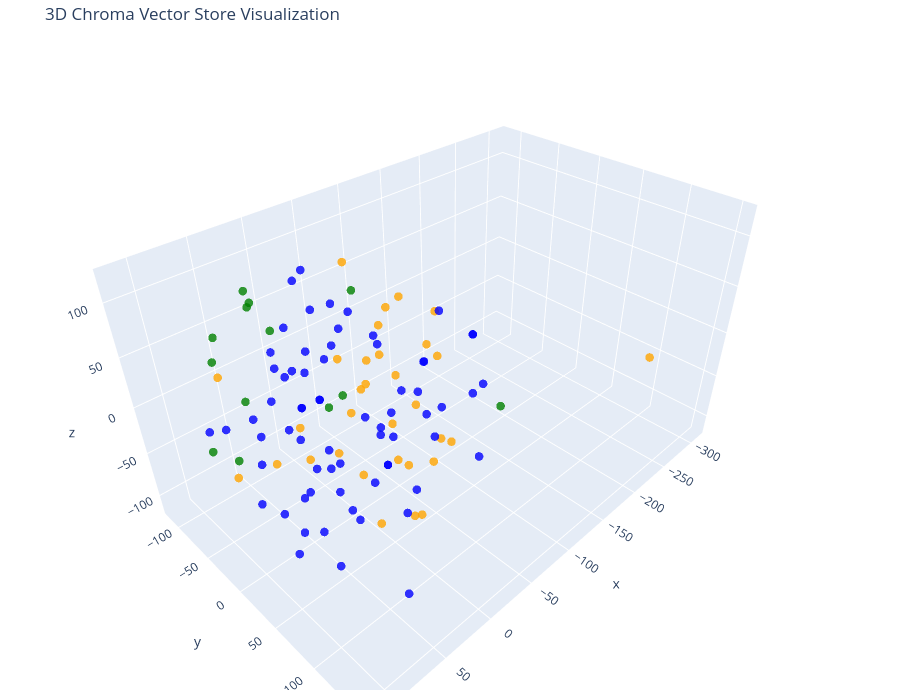

This figure's notebook cell:
### Code cell
# Representacion en 3D
tsne = TSNE(n_components=3, random_state=42)
reduced_vectors = tsne.fit_transform(vectors)

# Create the 3D scatter plot
fig = go.Figure(data=[go.Scatter3d(
    x=reduced_vectors[:, 0],
    y=reduced_vectors[:, 1],
    z=reduced_vectors[:, 2],
    mode='markers',
    marker=dict(size=5, color=colors, opacity=0.8),
    text=[f"Type: {t}<br>Text: {d[:100]}..." for t, d in zip(doc_types, documents)],
    hoverinfo='text'
)])

fig.update_layout(
    title='3D Chroma Vector Store Visualization',
    scene=dict(xaxis_title='x', yaxis_title='y', zaxis_title='z'),
    width=900,
    height=700,
    margin=dict(r=10, b=10, l=10, t=40)
)

fig.show()

### Figure 1 — Plotly figure (JSON) as saved in the notebook; plotly's stock layout.template omitted (floating-point values rounded to 4 significant figures)
{"data": [{"hoverinfo": "text", "marker": {"color": ["orange", "orange", "orange", "orange", "orange", "orange", "orange", "orange", "orange", "orange", "orange", "orange", "orange", "orange", "orange", "orange", "orange", "orange", "orange", "orange", "orange", "orange", "orange", "orange", "orange", "orange", "orange", "orange", "orange", "orange", "orange", "orange", "green", "green", "green", "green", "green", "green", "green", "green", "green", "green", "green", "green", "green", "blue", "blue", "blue", "blue", "blue", "blue", "blue", "blue", "blue", "blue", "blue", "blue", "blue", "blue", "blue", "blue", "blue", "blue", "blue", "blue", "blue", "blue", "blue", "blue", "blue", "blue", "blue", "blue", "blue", "blue", "blue", "blue", "blue", "blue", "blue", "blue", "blue", "blue", "blue", "blue", "blue", "blue", "blue", "blue", "blue", "blue", "blue", "blue", "blue", "blue", "blue", "blue", "blue", "blue", "blue", "blue", "blue", "blue", "blue", "blue", "blue", "blue", "blue", "blue", "blue", "blue", "blue", "blue"], "opacity": 0.8, "size": 5}, "mode": "markers", "text": ["Type: compañia<br>Text: # Empleo en AgroLLM\n\n## ¿Por qué unirte a AgroLLM?\n\nEn AgroLLM no solo desarrollamos software: estam...", "Type: compañia<br>Text: Tras alcanzar un pico de 200 empleados en 2020 con presencia en todo el archipiélago, realizamos una...", "Type: compañia<br>Text: ### Nuestra Cultura\n\nVivimos bajo nuestros valores fundamentales cada día:\n\n- **Innovación en el Cam...", "Type: compañia<br>Text: ### Qué Ofrecemos\n\n- Salario competitivo en el sector tecnológico español con posibilidad de incenti...", "Type: compañia<br>Text: ## Oportunidades Actuales\n\n### Ingeniería y Sistemas de IA\n\n**Ingeniero/a Senior Full Stack (Django ...", "Type: compañia<br>Text: **Ingeniero/a de Software Backend (Especialista en RAG / LangChain)** - Santa Cruz de Tenerife / Las...", "Type: compañia<br>Text: **Ingeniero/a DevOps / Cloud SRE** - Santa Cruz de Tenerife / Remoto\n\n- Gestionar nuestra infraestru...", "Type: compañia<br>Text: **Ingeniero/a de Datos (Data Engineer)** - Las Palmas de Gran Canaria / Remoto\n\n- Diseñar y automati...", "Type: compañia<br>Text: ### Producto y Éxito del Cliente\n\n**Product Manager (AgTech SaaS)** - Santa Cruz de Tenerife / Remot...", "Type: compañia<br>Text: **Key Account Manager / Desarrollo de Negocio B2B** - Las Palmas de Gran Canaria / Arrecife (Lanzaro...", "Type: compañia<br>Text: ## Cómo inscribirse\n\nVisita nuestro portal de empleo en [careers.agrollm.com](https://www.google.com...", "Type: compañia<br>Text: # Cultura de AgroLLM\n\n## Declaración de Visión\n\nRevolucionar el sector agropecuario mediante tecnolo...", "Type: compañia<br>Text: ## Valores Fundamentales\n\n### Innovación en el Campo (Innovation First)\n\nDesafiamos los métodos trad...", "Type: compañia<br>Text: ### Transparencia y Rigor Técnico\n\nOperamos bajo el principio de la máxima fiabilidad en la informac...", "Type: compañia<br>Text: ## Propuesta de Valor para el Empleado (EVP)\n\n**Construye el futuro del AgTech con un equipo técnico...", "Type: compañia<br>Text: - **Impacto de Alto Valor**: Tu código y tus modelos de datos moldearán productos que optimizan 32 g...", "Type: compañia<br>Text: - **Compensación Competitiva**: Salario líder en el sector tecnológico español, posibilidad de incen...", "Type: compañia<br>Text: # Descripción General de AgroLLM\n\nAgroLLM es una firma innovadora de tecnología agrícola (AgTech) qu...", "Type: compañia<br>Text: ### Módulos Técnicos y de Campo\n\n- **FitoLLM (Sanidad Vegetal)**: módulo basado en visión por comput...", "Type: compañia<br>Text: ### Módulos Económicos y de Infraestructura\n\n- **MercaLLM (Marketplace Agrícola)**: mercado digital ...", "Type: compañia<br>Text: ## Escala e Impacto\n\nA pesar de contar con un equipo compacto, AgroLLM ha consolidado un portafolio ...", "Type: compañia<br>Text: ## Desglose del Portafolio de Clientes\n\nLos 32 contratos activos de AgroLLM abarcan todo el espectro...", "Type: compañia<br>Text: - **Gestión de Precios y Mercados (PrecioLLM)**: 7 contratos comerciales con federaciones de exporta...", "Type: compañia<br>Text: - **Especialización en Fruta Subtropical (FrutaLLM)**: 3 contratos con las mayores organizaciones de...", "Type: compañia<br>Text: # Sobre AgroLLM\n\nAgroLLM fue fundada por Samuel Lorenzo en 2020 como una startup de tecnología agríc...", "Type: compañia<br>Text: Para el año 2026, AgroLLM había alcanzado un pico de 200 empleados con 12 oficinas distribuidas por ...", "Type: compañia<br>Text: Sin embargo, la complejidad operativa de mantener tantas sedes físicas y el desafío de la alfabetiza...", "Type: compañia<br>Text: en Santa Cruz de Tenerife, junto con pequeñas oficinas satélite en mercados clave y zonas de medianí...", "Type: compañia<br>Text: ## Ecosistema Actual de 8 Plataformas\n\nDesde la reestructuración, AgroLLM continuó innovando, expand...", "Type: compañia<br>Text: - **PrecioLLM (Mercados y Costes)**: Un sistema que procesa los boletines semanales de precios en or...", "Type: compañia<br>Text: - **AguaLLM (Gestión Hídrica)**: Una plataforma de optimización hídrica para calcular la necesidad d...", "Type: compañia<br>Text: La técnica de sus nuevos módulos de Inteligencia Artificial, AgroLLM consiguió dar servicio desde el...", "Type: empleados<br>Text: # Alejandro Castro\n\n## Resumen\n\n-   **Fecha de nacimiento:** 24 de junio de 1981\n-   **Puesto:** Ing...", "Type: empleados<br>Text: ## Progresión de carrera en la Cooperativa\n\n-  **Marzo 2012 - Presente:** Director Técnico de Campo....", "Type: empleados<br>Text: ## Historial de rendimiento anual\n\n-   **2023:** Calificación: 4.8/5. Excelente integración con el e...", "Type: empleados<br>Text: # Alejandro Herrera\n\n## Resumen\n\n-   **Fecha de nacimiento:** 11 de noviembre de 1988\n-   **Puesto:*...", "Type: empleados<br>Text: ## Progresión de carrera en la Cooperativa\n\n-   **Septiembre 2018 - Presente:** Responsable de Contr...", "Type: empleados<br>Text: # Alejandro Toledo\n\n## Resumen\n\n-   **Fecha de nacimiento:** 3 de mayo de 1985\n-   **Puesto:** Direc...", "Type: empleados<br>Text: ## Historial de rendimiento anual\n\n-   **2023:** Calificación: 4.9/5. Logró recuperar el 100% de los...", "Type: empleados<br>Text: # Alicia Lancaster\n## Resumen\n\n-   **Fecha de nacimiento:** 14 de marzo de 1994\n-   **Puesto:** Gest...", "Type: empleados<br>Text: ## Historial de rendimiento anual\n\n-  **2023:** Calificación: 4.6/5. Redujo los tiempos de procesami...", "Type: empleados<br>Text: # Jose Arcadio Lorenzo\n\n## Resumen\n\n-   **Fecha de nacimiento:** 8 de mayo de 1781\n-   **Condición:*...", "Type: empleados<br>Text: ## Perfil y Explotación Agrícola\n\n-   **Variedad de Cultivo:** Plátano de Canarias (principalmente c...", "Type: empleados<br>Text: ## Historial de Entregas y Rendimiento (Campañas Recientes)\n\n-   **Campaña 2023:** - **Volumen Total...", "Type: empleados<br>Text: ## Notas de Interacción y Gestión Digital\n\n-   **Nivel de Adopción Tecnológica:** Medio-Alto. Utiliz...", "Type: productos<br>Text: # AguaLLM\n\n## Resumen de la plataforma\n\nAguaLLM es la plataforma de gestión hídrica y optimización ...", "Type: productos<br>Text: ## Características principales\n\n### 1. Calculadora inteligente de evapotranspiración (ETc)\n\nUn motor...", "Type: productos<br>Text: ### 3. Módulo de gestión de suelos volcánicos y \"picón\"\n\nUn sistema de recomendación adaptado a las ...", "Type: productos<br>Text: ### 5. Optimización de redes de riego por goteo y aspersión\n\nManuales técnicos y esquemas de ingenie...", "Type: productos<br>Text: ### 7. Integración con el cuaderno de campo digital (SIEX)\n\nConexión directa con la normativa del cu...", "Type: productos<br>Text: ### 9. Simulador de eficiencia energética en bombeos\n\nHerramienta analítica que evalúa los costes el...", "Type: productos<br>Text: - **Plan Heredamiento / Comunidad Local:** 6.000 €/mes para comunidades de regantes tradicionales u ...", "Type: productos<br>Text: ## Hoja de ruta de desarrollo (roadmap)\n\nLa hoja de ruta tecnológica de AguaLLM contempla los siguie...", "Type: productos<br>Text: - **Q2 2025:** lanzamiento de AguaLLM versión 1.0 con el motor RAG core para consultas regulatorias ...", "Type: productos<br>Text: - **Q4 2027:** adaptación y expansión de la plataforma a cuencas hidrográficas de la península ibéri...", "Type: productos<br>Text: > AguaLLM transforma la gestión del agua de un desafío diario de supervivencia a una ciencia exacta,...", "Type: productos<br>Text: # PrecioLLM\n\n## Resumen de la plataforma\n\n**PrecioLLM** es la plataforma de análisis económico y ges...", "Type: productos<br>Text: ## Características principales\n\n### 1. Motor de ingesta multimodal de boletines de precios\n\nUna avan...", "Type: productos<br>Text: ### 3. Módulo de análisis de costes de insumos (fertilizantes y energía)\n\nCapacidades especializadas...", "Type: productos<br>Text: ### 5. Evaluación de explotaciones de cultivo subtropical (aguacate y plátano)\n\nModelos avanzados de...", "Type: productos<br>Text: ### 7. Cuadro de mando de gestión del margen comercial (cooperativas)\n\nMétricas avanzadas a nivel de...", "Type: productos<br>Text: ### 9. Integración con el módulo de subvenciones (PoseiLLM / PAC)\n\nConexión directa con el asistente...", "Type: productos<br>Text: - **Plan Cooperativa Local:** 6.000 €/mes para cooperativas agrícolas regionales u Oficinas de Exten...", "Type: productos<br>Text: *Todos los planes incluyen los servicios iniciales de despliegue, la indexación de los históricos de...", "Type: productos<br>Text: - **Q2 2025:** lanzamiento de PrecioLLM v1.0 con el motor RAG core para consulta de boletines de pre...", "Type: productos<br>Text: - **Q4 2027:** expansión del producto al mercado peninsular español e internacionalización del softw...", "Type: productos<br>Text: > PrecioLLM dota a los técnicos y gestores del sector primario de la capacidad de defender el valor ...", "Type: productos<br>Text: # PrecioLLM\n\n## Resumen de la plataforma\n\n**PrecioLLM** es la plataforma de análisis económico y ges...", "Type: productos<br>Text: ## Características principales\n\n### 1. Motor de ingesta multimodal de boletines de precios\n\nUna avan...", "Type: productos<br>Text: ### 3. Módulo de análisis de costes de insumos (fertilizantes y energía)\n\nCapacidades especializadas...", "Type: productos<br>Text: ### 5. Evaluación de explotaciones de cultivo subtropical (aguacate y plátano)\n\nModelos avanzados de...", "Type: productos<br>Text: ### 7. Cuadro de mando de gestión del margen comercial (cooperativas)\n\nMétricas avanzadas a nivel de...", "Type: productos<br>Text: ### 9. Integración con el módulo de subvenciones (PoseiLLM / PAC)\n\nConexión directa con el asistente...", "Type: productos<br>Text: - **Plan Cooperativa Local:** 6.000 €/mes para cooperativas agrícolas regionales u Oficinas de Exten...", "Type: productos<br>Text: *Todos los planes incluyen los servicios iniciales de despliegue, la indexación de los históricos de...", "Type: productos<br>Text: - **Q2 2025:** lanzamiento de PrecioLLM v1.0 con el motor RAG core para consulta de boletines de pre...", "Type: productos<br>Text: - **Q4 2027:** expansión del producto al mercado peninsular español e internacionalización del softw...", "Type: productos<br>Text: > PrecioLLM dota a los técnicos y gestores del sector primario de la capacidad de defender el valor ...", "Type: productos<br>Text: # PoseiLLM\n\n## Resumen de la plataforma...", "Type: productos<br>Text: PoseiLLM es la plataforma de inteligencia jurídica y gestión de subvenciones de nivel empresarial de...", "Type: productos<br>Text: ## Características principales\n\n### 1. Motor RAG normativo avanzado (PAC y POSEI)\n\nUn sistema de rec...", "Type: productos<br>Text: ### 3. Trazabilidad estricta y citación automática de fuentes\n\nPara garantizar la seguridad jurídica...", "Type: productos<br>Text: ### 5. Intérprete multimodal de formularios y fichas catastrales (SIGPAC)\n\nCapacidades de visión por...", "Type: productos<br>Text: ### 7. Optimizador de expedientes y alertas de concurrencia\n\nCuadro de mando analítico para gestoría...", "Type: productos<br>Text: ### 9. Simulador de impacto financiero de modificaciones de cultivo\n\nUn motor de simulación para que...", "Type: productos<br>Text: - **Plan Oficina Rural / Asesoría:** 6.000 €/mes para gestorías agrarias, cooperativas locales u Ofi...", "Type: productos<br>Text: - **Plan Institucional / Gran Consorcio:** precio personalizado bajo cotización para consejos insula...", "Type: productos<br>Text: *Todos los planes contemplan los servicios iniciales de configuración, la pre-carga e indexación de ...", "Type: productos<br>Text: - **Q2 2025:** lanzamiento de PoseiLLM versión 1.0 con el motor RAG core de texto para consultas de ...", "Type: productos<br>Text: - **Q4 2027:** expansión del producto para dar cobertura completa a los regímenes POSEI del resto de...", "Type: productos<br>Text: > PoseiLLM transforma la compleja y farragosa burocracia comunitaria en una herramienta clara, rápid...", "Type: productos<br>Text: # PrecioLLM\n\n## Resumen de la plataforma...", "Type: productos<br>Text: PrecioLLM es la plataforma de análisis económico y gestión de mercados de nivel empresarial de AgroL...", "Type: productos<br>Text: ## Características principales\n\n### 1. Motor de ingesta multimodal de boletines de precios\n\nUna avan...", "Type: productos<br>Text: ### 3. Módulo de análisis de costes de insumos (fertilizantes y energía)\n\nCapacidades especializadas...", "Type: productos<br>Text: ### 5. Evaluación de explotaciones de cultivo subtropical (aguacate y plátano)\n\nModelos avanzados de...", "Type: productos<br>Text: ### 7. Cuadro de mando de gestión del margen comercial (cooperativas)\n\nMétricas avanzadas a nivel de...", "Type: productos<br>Text: ### 9. Integración con el módulo de subvenciones (PoseiLLM / PAC)\n\nConexión directa con el asistente...", "Type: productos<br>Text: - **Plan Cooperativa Local:** 6.000 €/mes para cooperativas agrícolas regionales u Oficinas de Exten...", "Type: productos<br>Text: *Todos los planes incluyen los servicios iniciales de despliegue, la indexación de los históricos de...", "Type: productos<br>Text: - **Q2 2025:** lanzamiento de PrecioLLM versión 1.0 con el motor RAG de texto básico para la consult...", "Type: productos<br>Text: - **Q2 2027:** introducción de herramientas avanzadas de modelización del riesgo de transición climá...", "Type: productos<br>Text: > PrecioLLM dota a los técnicos y gestores del sector primario de la capacidad de defender el valor ...", "Type: productos<br>Text: # RiegoLLM\n\n## Resumen de la plataforma\n\n**RiegoLLM** es la plataforma de gestión hídrica y optimiza...", "Type: productos<br>Text: ## Características principales\n\n### 1. Calculadora inteligente de evapotranspiración (ETc)\n\nUn motor...", "Type: productos<br>Text: ### 3. Módulo de gestión de suelos volcánicos y \"picón\"\n\nUn sistema de recomendación adaptado a las ...", "Type: productos<br>Text: ### 5. Optimización de redes de riego por goteo y aspersión\n\nManuales técnicos y esquemas de ingenie...", "Type: productos<br>Text: ### 7. Integración con el cuaderno de campo digital (CEX)\n\nConexión directa con la normativa del cua...", "Type: productos<br>Text: - **Plan Heredamiento / Comunidad Local:** 6.000 €/mes para comunidades de regantes tradicionales u ...", "Type: productos<br>Text: ## Hoja de ruta de desarrollo (roadmap)\n\nLa hoja de ruta tecnológica de RiegoLLM contempla los sigui...", "Type: productos<br>Text: - **Q2 2025:** lanzamiento de RiegoLLM v1.0 con el motor RAG core para consultas regulatorias de agu...", "Type: productos<br>Text: - **Q4 2027:** adaptación y expansión de la plataforma a cuencas hidrográficas de la península ibéri...", "Type: productos<br>Text: > RiegoLLM transforma la gestión del agua de un desafío diario de supervivencia a una ciencia exacta..."], "type": "scatter3d", "x": [-14.35, 4.019, 87.02, -49.0, -62.16, 2.141, 21.0, 11.13, -46.24, -57.99, -43.86, 0.04358, -106.3, -8.544, 5.944, -14.12, -21.96, -309.4, 109.6, 83.66, 21.5, -89.82, -18.66, 0.306, 6.126, -17.99, 12.19, -17.3, -44.61, -81.63, -10.87, -52.56, 86.94, 65.23, -1.736, -43.58, 63.67, -41.67, 44.06, -94.9, 44.54, 64.51, 10.95, 23.03, 38.43, 0.5116, -89.47, -49.9, -53.91, 92.98, 32.47, -106.7, 6.707, 40.65, 39.66, -0.3805, -1.038, -38.53, 112.4, -100.8, 44.16, 38.92, -85.96, 9.635, 40.88, -47.36, -29.74, -1.038, -43.75, -105.6, -100.8, 44.16, 38.92, -11.87, 18.2, 67.94, 86.77, -34.34, -58.52, -21.63, 60.25, 44.2, 6.712, 54.4, 40.93, 59.2, 86.91, 34.18, 67.2, 64.65, -15.39, -11.31, 100.7, -50.55, -61.37, -59.39, 67.96, 76.03, 90.79, -2.659, 56.61, 86.77, -47.69, -64.43, -88.84, -64.8, 63.63, 9.823, -60.4, 26.19, 51.02, 48.54, -9.643], "y": [55.58, -73.3, -42.31, -16.16, -3.95, 46.45, 20.3, 33.05, -32.35, -7.55, 54.15, 32.64, -19.02, 44.56, 66.74, 66.86, 85.99, 96.28, 6.374, 19.14, -34.75, 29.74, 0.2825, 2.884, 84.27, 66.01, -3.491, 87.53, -53.04, -44.97, -2.381, 48.6, -80.69, -94.16, 13.67, -68.96, -86.7, -91.06, -59.59, 82.59, -29.65, -82.91, -116.0, -100.4, -101.9, 28.07, -37.39, 37.65, 54.22, 2.182, 93.5, 39.65, -36.45, 48.71, 36.9, -26.63, -43.53, -99.25, 8.703, 43.73, -0.3344, 94.49, -65.35, -68.03, -30.06, 27.37, 2.834, -43.53, -74.52, -1.57, 43.73, -0.3344, 94.49, -114.5, -80.21, -27.86, 36.35, -24.53, 94.95, 10.82, -25.4, 8.395, -18.3, 1.96, 115.9, 53.11, 62.52, -50.18, -36.63, 59.05, -11.29, -78.27, -46.57, -75.51, -38.04, -102.1, -2.448, 154.6, 72.17, -59.11, -58.04, 49.44, -2.585, 24.2, -13.33, 22.13, 25.28, 112.5, 91.23, -19.32, 72.11, 16.94, -51.08], "z": [-37.32, -63.0, 53.39, 50.87, 77.99, 76.28, 68.71, 42.07, 8.304, -0.9905, -53.22, -112.2, 3.271, 3.527, -11.37, 32.1, 5.229, -54.37, -1.618, 3.563, -66.19, -73.8, 14.25, -4.167, -60.04, -89.76, -44.91, 85.72, 97.71, 42.12, -84.48, 90.86, -45.08, 30.76, 115.4, -48.67, 57.77, -74.47, 89.31, -5.497, 81.59, -71.04, 55.67, 78.48, -29.31, -65.55, -50.41, 39.92, 0.4412, -43.84, 65.87, -21.5, 116.3, -54.54, -12.73, -115.3, -16.68, 34.7, 47.62, 45.47, 23.81, 22.69, -8.872, 51.31, -17.92, -107.2, -37.31, -16.68, 49.29, 46.91, 45.47, 23.81, 22.69, -34.52, 24.79, -7.761, -78.87, -44.23, 43.29, 65.58, -98.91, -107.7, 42.53, -64.48, -8.281, 23.38, 55.7, 31.15, -43.89, -92.64, 80.6, -10.65, 5.436, 19.81, -89.28, -15.25, 42.14, -31.63, 16.38, 25.85, -13.87, -44.37, -62.04, -30.07, -38.64, 25.0, 81.97, 42.34, -34.38, 121.3, -40.4, -25.64, -108.0]}], "layout": {"height": 700, "margin": {"b": 10, "l": 10, "r": 10, "t": 40}, "scene": {"xaxis": {"title": {"text": "x"}}, "yaxis": {"title": {"text": "y"}}, "zaxis": {"title": {"text": "z"}}}, "title": {"text": "3D Chroma Vector Store Visualization"}, "width": 900}}
